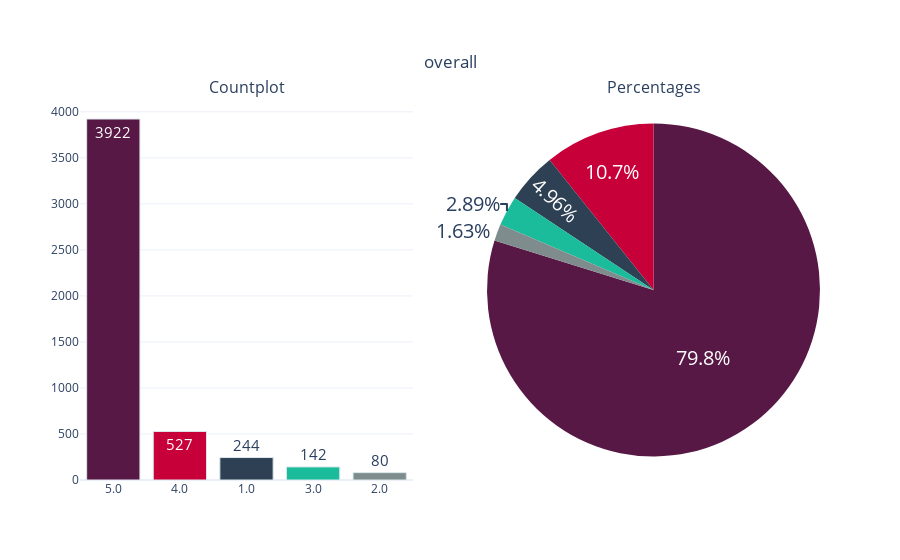

Source (notebook cell):
### Code cell
categorical_variable_summary(df,'overall')

### Figure 1 — Plotly figure (JSON) as saved in the notebook; plotly's stock layout.template omitted (floating-point values rounded to 4 significant figures)
{"data": [{"marker": {"color": ["#581845", "#C70039", "#2E4053", "#1ABC9C", "#7F8C8D"], "line": {"color": "#DBE6EC", "width": 1}}, "name": "overall", "showlegend": false, "text": ["3922", "527", "244", "142", "80"], "textfont": {"size": 15}, "textposition": "auto", "type": "bar", "x": ["5.0", "4.0", "1.0", "3.0", "2.0"], "xaxis": "x", "y": [3922, 527, 244, 142, 80], "yaxis": "y"}, {"domain": {"x": [0.55, 1], "y": [0, 1]}, "labels": [5, 4, 1, 3, 2], "marker": {"colors": ["#581845", "#C70039", "#2E4053", "#1ABC9C", "#7F8C8D"]}, "name": "overall", "showlegend": false, "textfont": {"size": 20}, "textposition": "auto", "type": "pie", "values": [3922, 527, 244, 142, 80]}], "layout": {"annotations": [{"font": {"size": 16}, "showarrow": false, "text": "Countplot", "x": 0.225, "xanchor": "center", "xref": "paper", "y": 1, "yanchor": "bottom", "yref": "paper"}, {"font": {"size": 16}, "showarrow": false, "text": "Percentages", "x": 0.775, "xanchor": "center", "xref": "paper", "y": 1, "yanchor": "bottom", "yref": "paper"}], "autosize": true, "title": {"text": "overall", "x": 0.5, "xanchor": "center", "y": 0.9, "yanchor": "top"}, "xaxis": {"anchor": "y", "autorange": true, "domain": [0, 0.45], "range": [-0.5, 4.5], "type": "category"}, "yaxis": {"anchor": "x", "autorange": true, "domain": [0, 1], "range": [0, 4128.0], "type": "linear"}}}
